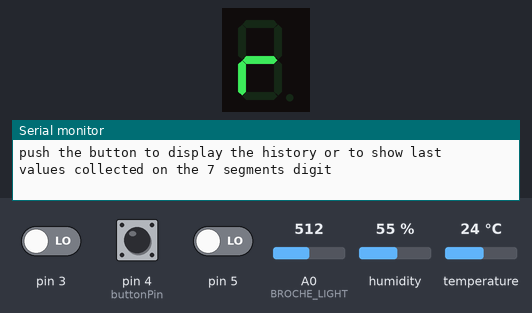
This sketch was run on a simulated Arduino Uno, built with avr-gcc and run on an emulated ATmega328P. Shown: 1-digit seven-segment display, the last lines printed to the serial monitor. Wiring (inferred from the names in the program): DHT11 sensor: data pin 2; 1-digit 7-segment display, segments lit when HIGH: segments pin 13, pin 12, pin 11, pin 10, pin 9, pin 8, pin 7, pin 6. The test bench sets the inputs (shaded band); at power-on: pin 4 (buttonPin) HIGH, pin 3 LOW, pin 5 LOW, A0 (BROCHE_LIGHT) = 512, humidity 55 %, temperature 24 °C. The segment pins are drawn as the display they are named for.

Above: at 11.3 s.
12.9 s: pin 4 (buttonPin) pulled LOW for 3.2 s
At 15.9 s:
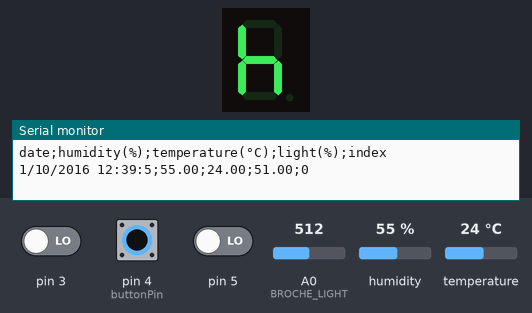
At 20.4 s:
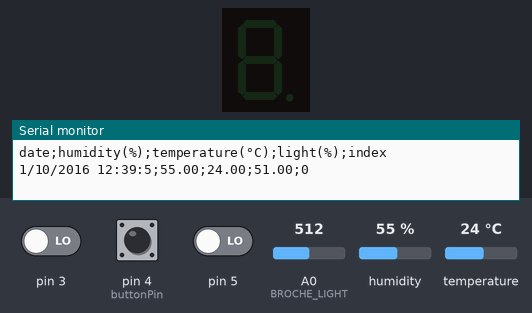
20.9 s: pin 4 (buttonPin) pulled LOW for 0.15 s
At 24.9 s:
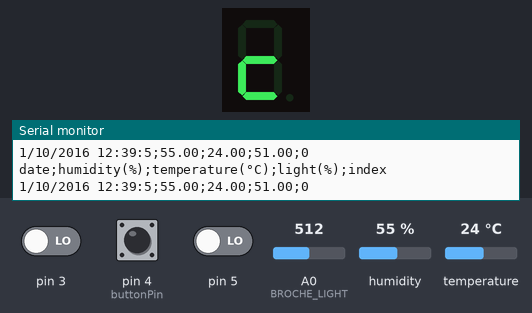

Measured:
- after the input at 12.9 s, the display: first differs from a run without the input after 1.3 s (image 1 shows a later state)
- after the input at 20.9 s, the display: first differs from a run without the input after 0.28 s (image 3 shows a later state)
- what the display in image 3 shows lasts 0.6 s, from 24.5 s to 25.1 s

The sketch:

garden-angel.ino
```cpp
/*
  Garden Angel for Arduino Uno release 0.2

  DHT11 : humidity and temperature sensor
    + 100nF capacitor
    + 10KOhms resistor
    + digital pin read capacity

  photoresistor : light sensor
    + 10KOhms resistor
    + analog pin read capacity

  7 segments digit (. to be considered as h segment) :
    + 220Ohms resistor
    + digital pin write capacity

  1 push button :
    + 10KOhms resistor
    + digital pin read capacity

  author : "Freddy Foruin" <freddy.frouin@linuxtribe.fr>

  sources used :
    https://nakkaya.com/2009/10/29/connecting-a-photoresistor-to-an-arduino/
    https://www.carnetdumaker.net/articles/utiliser-un-capteur-de-temperature-et-dhumidite-dht11-dht22-avec-une-carte-arduino-genuino/#le-capteur-dht22-et-son-petit-frere-le-dht11
    http://circuitdigest.com/microcontroller-projects/7-segment-display-interfacing-with-arduino
    https://www.arduino.cc/en/tutorial/pushbutton
*/

#include <Time.h>

#include "history.h"
#include "digits.h"
#include "sensors.h"

const int  buttonPin = 4;

void setup() {
  Serial.begin(115200);
  Serial.println(F("Garden Angel v0.2 - Freddy Frouin <freddy@linuxtribe.fr>"));
  Serial.println();
  Serial.print(F("  Data History length : "));
  Serial.print(HIST_LENGTH/86400);
  Serial.println(F(" day"));
  Serial.print(F("  Data History resolution : "));
  Serial.print(HIST_PERIOD/60);
  Serial.println(F(" minutes"));
  Serial.println(F("  Data acquired every second : average values are pushed to history"));
  Serial.println();
  Serial.println(F("push the button to display the history or to show last values collected on the 7 segments digit"));

  /* DHT11 pin setup */
  pinMode(BROCHE_DHT11, INPUT_PULLUP);
  /* 7 segment led pin setup */
  for (int i=13;i>5;i--) { pinMode(i, OUTPUT); }
  /* button pin setup */
  pinMode(buttonPin, INPUT);
  display_message("hello - garden angel 0.2 - freddy.frouin at linuxtribe.fr ", 100);
  /* init local clock */
  setTime(LOCAL_TIME+7200);
}

float tempAVG = -1, humAVG = -1, lightAVG = -1;

void loop() {
  // put your main code here, to run repeatedly:
  float temperature, humidity, light;

  float buttonState = digitalRead(buttonPin);

  /* data acquisition cycle reported to end-user ù*/
  display_char('.',50);


  light = analogRead(BROCHE_LIGHT)/10;

  switch (readDHT11(BROCHE_DHT11, &temperature, &humidity)) {
  case DHT_SUCCESS:

     /* Display results on 7 segments display
    timestamp();
    Serial.print(F(" Humidite (%): "));
    Serial.print(humidity, 2);
    Serial.print(F(" Temperature (°C): "));
    Serial.print(temperature, 2);
    Serial.print(F(" Lumière (%) : "));
    Serial.println(light);
    */

    break;

  case DHT_TIMEOUT_ERROR:
    timestamp();
    Serial.println(F(" DHT11 sensor : communication timeout !"));
    break;

  case DHT_CHECKSUM_ERROR:
    timestamp();
    Serial.println(F(" DHT11 sensor : communication checksum error !"));
    break;
  }

  if (humAVG == -1) {
    humAVG = humidity;
    tempAVG = temperature;
    lightAVG = light;
  } else {
    humAVG = (humAVG+humidity)/2;
    tempAVG = (tempAVG+temperature)/2;
    lightAVG = (lightAVG+light)/2;
  }

  /* if data stored to history DB then we reset average counters */
  if (storeData(humAVG, tempAVG, lightAVG) == 1) {
    humAVG = -1;
    tempAVG = -1;
    lightAVG = -1;
  }

  /* button pushed by end users */
  if (buttonState == LOW) {
    flushHistoryRequest();

    display_number(humidity);
    display_char('h');
    display_number(temperature);
    display_char('c');
    display_number(light);
    display_char('l');
  }

  delay(1000);
}
```

history.h
```cpp
/*
  history.h

  used to manage data historization and restitution.

*/

time_t LOCAL_TIME=1475404745;

const int HIST_CAPACITY=75;
float HIST_LENGTH=86400*1.5;
int HIST_PERIOD=int (HIST_LENGTH/HIST_CAPACITY);

int index = 0;
int histFull = 0;

time_t dateHist[HIST_CAPACITY];
float tempHist[HIST_CAPACITY];
float humHist[HIST_CAPACITY];
float lightHist[HIST_CAPACITY];

void timestamp() {
    time_t t = now();
    Serial.print(weekday(t));
    Serial.print(F("/"));
    Serial.print(month(t));
    Serial.print(F("/"));
    Serial.print(year(t));
    Serial.print(F(" "));
    Serial.print(hour(t));
    Serial.print(F(":"));
    Serial.print(minute(t));
    Serial.print(F(":"));
    Serial.print(second(t));
    Serial.print(F(" "));
}

void printDate(time_t t) {
    Serial.print(weekday(t));
    Serial.print(F("/"));
    Serial.print(month(t));
    Serial.print(F("/"));
    Serial.print(year(t));
    Serial.print(F(" "));
    Serial.print(hour(t));
    Serial.print(F(":"));
    Serial.print(minute(t));
    Serial.print(F(":"));
    Serial.print(second(t));
    Serial.print(F(";"));
}

void pushData(float h, float t, float l) {
  for (int i = 1; i<HIST_CAPACITY; i++) {
    dateHist[i-1] = dateHist[i];
    humHist[i-1] = humHist[i];
    tempHist[i-1] = tempHist[i];
    lightHist[i-1] = lightHist[i];
  }
  dateHist[HIST_CAPACITY-1] = now();
  humHist[HIST_CAPACITY-1] = h;
  tempHist[HIST_CAPACITY-1] = t;
  lightHist[HIST_CAPACITY-1] = l;
}

int storeData(float h, float t, float l) {
    if (index == 0 || (index > 0 && now()-dateHist[index-1]>=HIST_PERIOD)) {
      if (histFull == 0) {
        dateHist[index] = now();
        humHist[index] = h;
        tempHist[index] = t;
        lightHist[index] = l;

        index++;
      } else {
        pushData(h, t, l);
      }

      if (index == HIST_CAPACITY) {
       histFull = 1;
      }

      return 1;
    }
    return 0;
}

void flushHistory() {
  for (int i = 0; i < index; i++) {
      printDate(dateHist[i]);
      Serial.print(humHist[i]);
      Serial.print(F(";"));
      Serial.print(tempHist[i]);
      Serial.print(F(";"));
      Serial.print(lightHist[i]);
      Serial.print(F(";"));
      Serial.println(i);
   }
   Serial.println(F(""));
}

void flushFullHistory() {
   for (int i = 0; i < HIST_CAPACITY; i++) {
      printDate(dateHist[i]);
      Serial.print(humHist[i]);
      Serial.print(F(";"));
      Serial.print(tempHist[i]);
      Serial.print(F(";"));
      Serial.print(lightHist[i]);
      Serial.print(F(";"));
      Serial.println(i);
   }
   Serial.println(F(""));
}

void flushHistoryRequest() {
  Serial.println(F(""));
  Serial.println(F("date;humidity(%);temperature(°C);light(%);index"));

  if (histFull == 1) {
    flushFullHistory();
  } else {
    flushHistory();
  }
}
```

sensors.h
```cpp
/*
  sensors.h

  low level primitive to get data from sensors

*/

/** Broche "DATA" du capteur DHT11*/
const byte BROCHE_DHT11 = 2;

/** Broche du capteur de lumière */
int BROCHE_LIGHT = 0;

/* Code d'erreur de la fonction readDHT11() et readDHT22() */
const byte DHT_SUCCESS = 0;        // Pas d'erreur
const byte DHT_TIMEOUT_ERROR = 1;  // Temps d'attente dépassé
const byte DHT_CHECKSUM_ERROR = 2; // Données reçues erronées

byte readDHTxx(byte pin, byte* data, unsigned long start_time, unsigned long timeout) {
  data[0] = data[1] = data[2] = data[3] = data[4] = 0;
  // start_time est en millisecondes
  // timeout est en microsecondes
  /* Conversion du numéro de broche Arduino en ports / masque binaire "bas niveau" */
  uint8_t bit = digitalPinToBitMask(pin);
  uint8_t port = digitalPinToPort(pin);
  volatile uint8_t *ddr = portModeRegister(port);   // Registre MODE (INPUT / OUTPUT)
  volatile uint8_t *out = portOutputRegister(port); // Registre OUT (écriture)
  volatile uint8_t *in = portInputRegister(port);   // Registre IN (lecture)

  /* Conversion du temps de timeout en nombre de cycles processeur */
  unsigned long max_cycles = microsecondsToClockCycles(timeout);
   /* Evite les problèmes de pull-up */
  *out |= bit;  // PULLUP
  *ddr &= ~bit; // INPUT
  delay(100);   // Laisse le temps à la résistance de pullup de mettre la ligne de données à HIGH

  /* Réveil du capteur */
  *ddr |= bit;  // OUTPUT
  *out &= ~bit; // LOW
  delay(start_time); // Temps d'attente à LOW causant le réveil du capteur
  // N.B. Il est impossible d'utilise delayMicroseconds() ici car un délai
  // de plus de 16 millisecondes ne donne pas un timing assez précis.

  /* Portion de code critique - pas d'interruptions possibles */
  noInterrupts();

  /* Passage en écoute */
  *out |= bit;  // PULLUP
  delayMicroseconds(40);
  *ddr &= ~bit; // INPUT

  /* Attente de la réponse du capteur */
  timeout = 0;
  while(!(*in & bit)) { /* Attente d'un état LOW */
    if (++timeout == max_cycles) {
        interrupts();
        return DHT_TIMEOUT_ERROR;
      }
  }

  timeout = 0;
  while(*in & bit) { /* Attente d'un état HIGH */
    if (++timeout == max_cycles) {
        interrupts();
        return DHT_TIMEOUT_ERROR;
      }
  }

  /* Lecture des données du capteur (40 bits) */
  for (byte i = 0; i < 40; ++i) {

    /* Attente d'un état LOW */
    unsigned long cycles_low = 0;
    while(!(*in & bit)) {
      if (++cycles_low == max_cycles) {
        interrupts();
        return DHT_TIMEOUT_ERROR;
      }
    }

    /* Attente d'un état HIGH */
    unsigned long cycles_high = 0;
    while(*in & bit) {
      if (++cycles_high == max_cycles) {
        interrupts();
        return DHT_TIMEOUT_ERROR;
      }
    }

    /* Si le temps haut est supérieur au temps bas c'est un "1", sinon c'est un "0" */
    data[i / 8] <<= 1;
    if (cycles_high > cycles_low) {
      data[i / 8] |= 1;
    }
  }

  /* Fin de la portion de code critique */
  interrupts();

  /*
   * Format des données :
   * [1, 0] = humidité en %
   * [3, 2] = température en degrés Celsius
   * [4] = checksum (humidité + température)
   */

  /* Vérifie la checksum */
  byte checksum = (data[0] + data[1] + data[2] + data[3]) & 0xff;
  if (data[4] != checksum)
    return DHT_CHECKSUM_ERROR; /* Erreur de checksum */
  else
    return DHT_SUCCESS; /* Pas d'erreur */
}

byte readDHT11(byte pin, float* temperature, float* humidity) {

  /* Lit le capteur */
  byte data[5];
  byte ret = readDHTxx(pin, data, 18, 1000);

  /* Détecte et retourne les erreurs de communication */
  if (ret != DHT_SUCCESS)
    return ret;

  /* Calcul la vraie valeur de la température et de l'humidité */
  *humidity = data[0];
  *temperature = data[2];

  /* Ok */
  return DHT_SUCCESS;
}
```

Source omitted: digits.h (17752 bytes)
